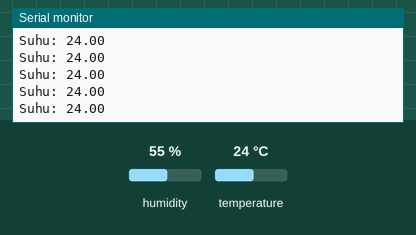
The sketch below on a simulated Arduino Uno, built with avr-gcc and run on an emulated ATmega328P. Parts: the last lines printed to the serial monitor. The inputs (shaded band) are chosen by the test bench; at power-on: temperature 24 °C, humidity 55 %.

Above: at 2.9 s.
3.0 s: temperature set to 12 °C
At 4.43 s:
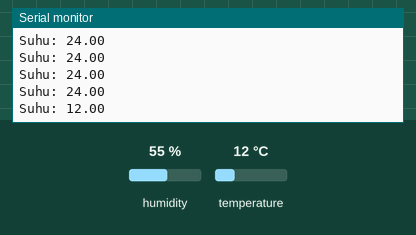
5.8 s: temperature set to 19 °C
At 5.93 s:
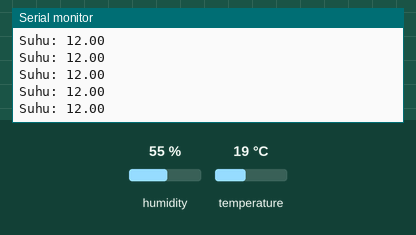
Timing chart, 0 to 8.8 s (numbered marks = the images above; inputs shaded):
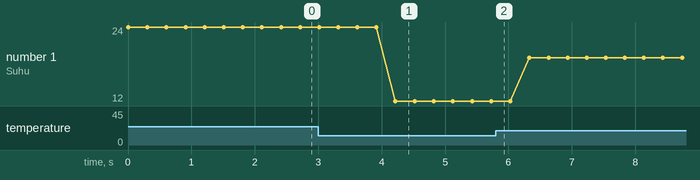

The sketch:

dht.ino
```cpp
#include <Wire.h>
#include <Adafruit_Sensor.h>
#include <Adafruit_ADXL345_U.h>
#include "DHT.h"

DHT dht(15, DHT22); // Pin 15 untuk DHT
//Adafruit_ADXL345_Unified accel = Adafruit_ADXL345_Unified(12345);

void setup() {
  Serial.begin(115200);
  dht.begin();
  //accel.begin();
}

void loop() {
  //sensors_event_t event;
  //accel.getEvent(&event);
  Serial.print("Suhu: "); Serial.println(dht.readTemperature());
  //Serial.print(" | Accel X: "); Serial.println(event.acceleration.x);
  delay(300);
}
```

Measured:
- after the input at 3.0 s, the serial monitor: prints a new line after 1.2 s (image 1)
- plotted number 1: 24 → 12 after the input at 3.0 s, 12 → 19 after the input at 5.8 s
